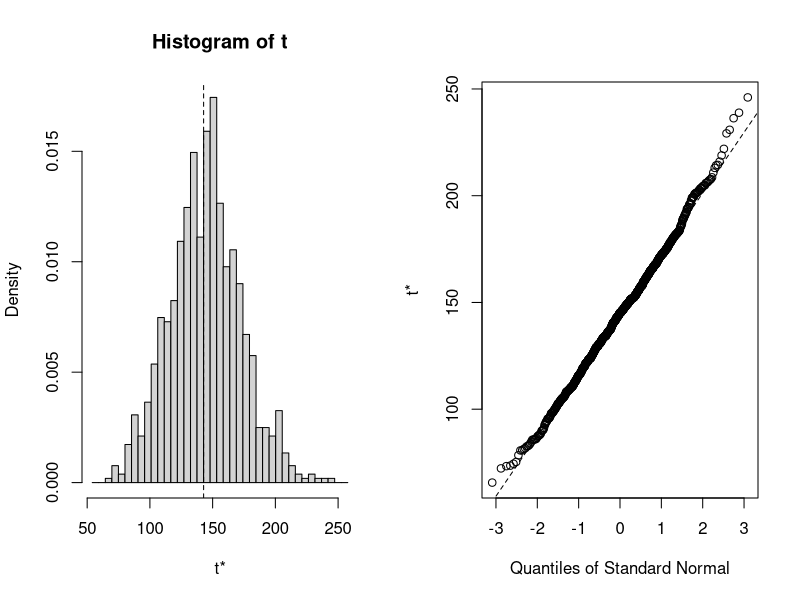
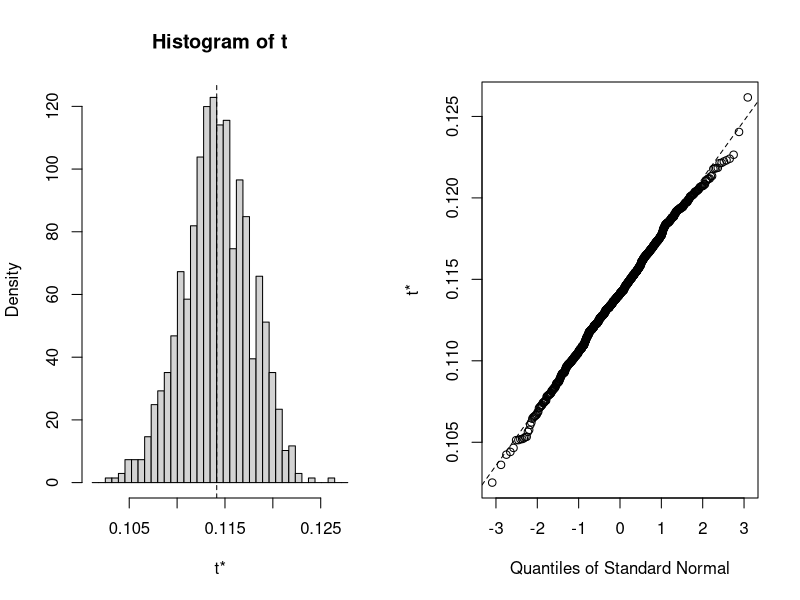
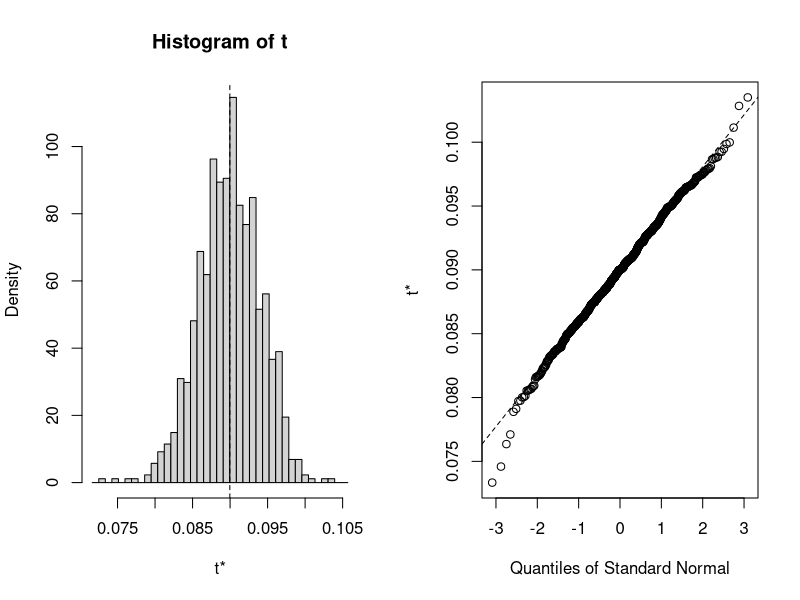
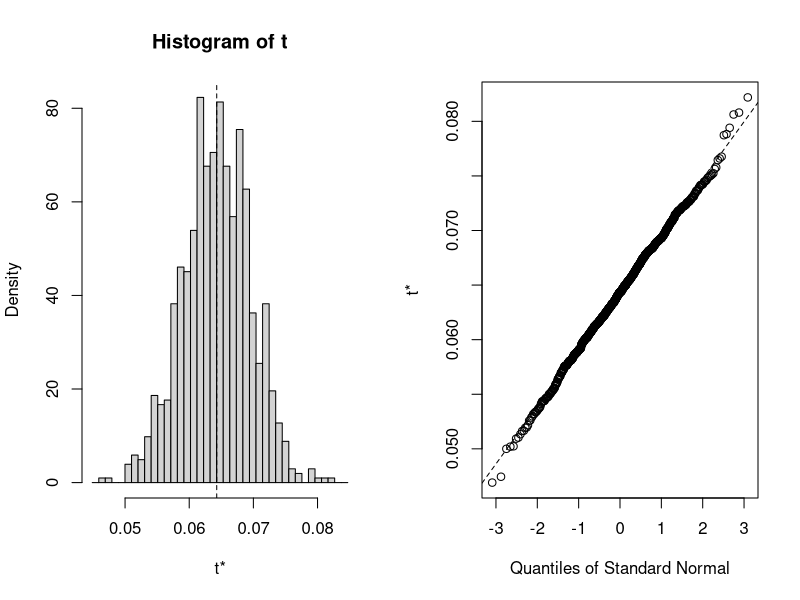
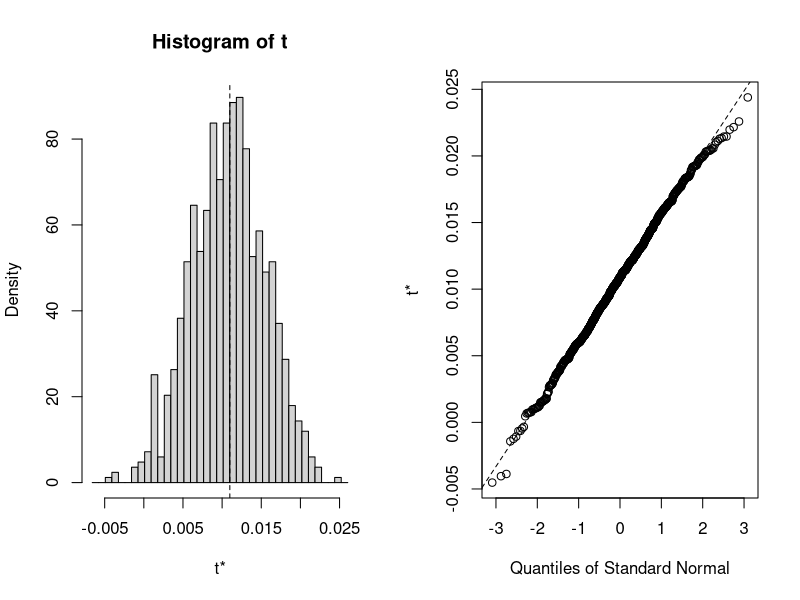
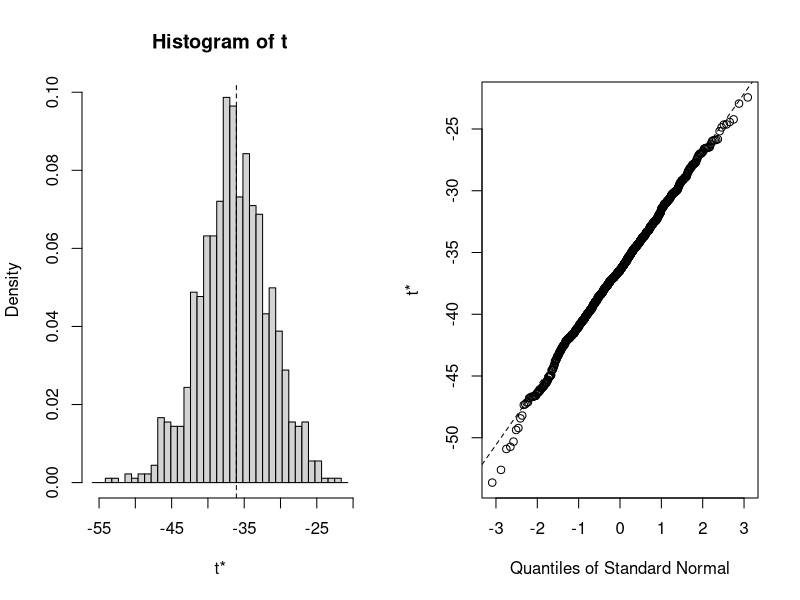

Here is the R script that generated these plots, in order:
## ---- chunk 1
library(lattice)
library(latticeExtra)
library(corrplot)
library(MASS)
library(e1071)
library(nnet)
library(boot)
library(stats)
## ---- chunk 2
data.concrete <- read.csv("../data/Concrete_Data.csv",comment.char = "#")
data.concrete$ageFactor<-data.concrete$Age<90
data.concrete$waterFactor<-data.concrete$Water<190
summary(data.concrete)
fit <- lm(formula = ConcreteCompressiveStrength ~ Cement + BlastFurnaceSlag + 
     FlyAsh + FineAggregate + waterFactor:log(Water) + ageFactor:log(Age), 
     data = data.concrete)
boot_fun <- function(data, subset, formula) {
	fit <- lm(formula, data = data[subset,])
	coef(fit)
}
b <- boot(data.concrete, boot_fun, R=999, formula = fit$call$formula)
b

## ---- chunk 3
for(i in 1:6){
    plot(b, index=i)
}
## ---- chunk 4
for(i in 1:6){
    print(boot.ci(b, type="norm",index=i))
}
